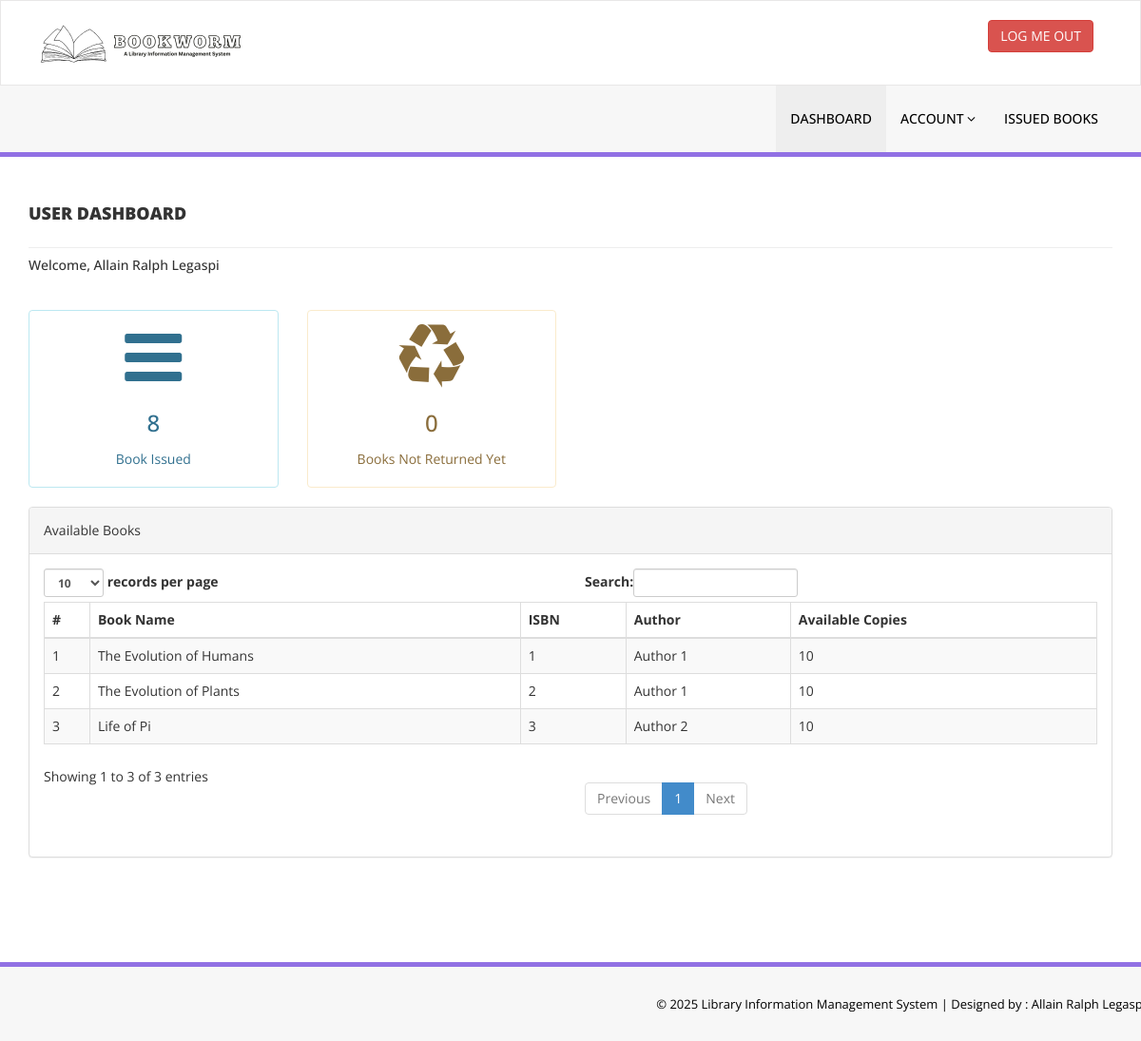
/Library_Management/dashboard.php (signed in), run on the app's committed database.
### tables this page shows
CREATE TABLE `tblstudents` (
  `id` int(11) NOT NULL,
  `StudentId` varchar(100) DEFAULT NULL,
  `FullName` varchar(120) DEFAULT NULL,
  `EmailId` varchar(120) DEFAULT NULL,
  `MobileNumber` char(11) DEFAULT NULL,
  `Password` varchar(120) DEFAULT NULL,
  `Status` int(1) DEFAULT NULL,
  `RegDate` timestamp NULL DEFAULT current_timestamp(),
  `UpdationDate` timestamp NULL DEFAULT NULL ON UPDATE current_timestamp()
);

CREATE TABLE `tblbooks` (
  `id` int(11) NOT NULL,
  `BookName` varchar(255) DEFAULT NULL,
  `CatId` int(11) DEFAULT NULL,
  `AuthorId` int(11) DEFAULT NULL,
  `ISBNNumber` int(11) DEFAULT NULL,
  `BookPrice` int(11) DEFAULT NULL,
  `RegDate` timestamp NULL DEFAULT current_timestamp(),
  `UpdationDate` timestamp NULL DEFAULT NULL ON UPDATE current_timestamp(),
  `Stock` int(11) DEFAULT 0
);

CREATE TABLE `tblauthors` (
  `id` int(11) NOT NULL,
  `AuthorName` varchar(159) DEFAULT NULL,
  `creationDate` timestamp NULL DEFAULT current_timestamp(),
  `UpdationDate` timestamp NULL DEFAULT NULL ON UPDATE current_timestamp()
);

### Library_Management/dashboard.php (the view, shortened to what this page needs)
<?php
include('includes/config.php');
if (strlen($_SESSION['login']) == 0) {
    header('location:index.php');
} else {
    $sid = $_SESSION['stdid'];
    $sql = "SELECT FullName FROM tblstudents WHERE StudentId=:sid";
    $query = $dbh->prepare($sql);
    $query->bindParam(':sid', $sid, PDO::PARAM_STR);
    $query->execute();
    $result = $query->fetch(PDO::FETCH_OBJ);
    $username = $result->FullName;
    ?>
    <!DOCTYPE html>
    <html xmlns="http://www.w3.org/1999/xhtml">
    <head>
        <link href="assets/css/bootstrap.css" rel="stylesheet" />
        <link href="assets/css/font-awesome.css" rel="stylesheet" />
        <link href="assets/css/style.css" rel="stylesheet" />
    </head>
    <body>
        <?php include('includes/header.php'); ?>
        <div class="content-wrapper">
            <div class="container">
                <div class="row pad-botm">
                    <div class="col-md-12">
                        <h4 class="header-line">USER DASHBOARD</h4>
                        <h5>Welcome, <?php echo htmlentities($username); ?></h5>
                    </div>
                </div>
                <div class="row">
                    <div class="col-md-3 col-sm-3 col-xs-6">
                        <div class="alert alert-info back-widget-set text-center">
                            <i class="fa fa-bars fa-5x"></i>
                            <?php
                            $sid = $_SESSION['stdid'];
                            $sql1 = "SELECT id from tblissuedbookdetails where StudentID=:sid";
                            $query1 = $dbh->prepare($sql1);
                            $query1->bindParam(':sid', $sid, PDO::PARAM_STR);
                            $query1->execute();
                            $issuedbooks = $query1->rowCount();
                            ?>
                            <h3><?php echo htmlentities($issuedbooks); ?> </h3>
                            Book Issued
                        </div>
                    </div>
                    <div class="col-md-3 col-sm-3 col-xs-6">
                        <div class="alert alert-warning back-widget-set text-center">
                            <i class="fa fa-recycle fa-5x"></i>
                            <?php
                            $rsts = 0;
                            $sql2 = "SELECT id from tblissuedbookdetails where StudentID=:sid and RetrunStatus=:rsts";
                            $query2 = $dbh->prepare($sql2);
                            $query2->bindParam(':sid', $sid, PDO::PARAM_STR);
                            $query2->bindParam(':rsts', $rsts, PDO::PARAM_STR);
                            $query2->execute();
                            $returnedbooks = $query2->rowCount();
                            ?>
                            <h3><?php echo htmlentities($returnedbooks); ?></h3>
                            Books Not Returned Yet
                        </div>
                    </div>
                </div>
                <div class="row">
                    <div class="col-md-12">
                        <div class="panel panel-default">
                            <div class="panel-heading">
                                Available Books
                            </div>
                            <div class="panel-body">
                                <div class="table-responsive">
                                    <table class="table table-striped table-bordered table-hover" id="dataTables-example">
                                        <thead>
                                            <tr>
                                                <th>#</th>
                                                <th>Book Name</th>
                                                <th>ISBN</th>
                                                <th>Author</th>
                                                <th>Available Copies</th>
                                            </tr>
                                        </thead>
                                        <tbody>
                                            <?php
                                            $sql = "SELECT tblbooks.BookName, tblbooks.ISBNNumber, tblauthors.AuthorName, tblbooks.Stock FROM tblbooks JOIN tblauthors ON tblauthors.id=tblbooks.AuthorId WHERE tblbooks.Stock > 0";
                                            $query = $dbh->prepare($sql);
                                            $query->execute();
                                            $results = $query->fetchAll(PDO::FETCH_OBJ);
                                            $cnt = 1;
                                            if ($query->rowCount() > 0) {
                                                foreach ($results as $result) { ?>
                                                    <tr class="odd gradeX">
                                                        <td class="center"><?php echo htmlentities($cnt); ?></td>
                                                        <td class="center"><?php echo htmlentities($result->BookName); ?></td>
                                                        <td class="center"><?php echo htmlentities($result->ISBNNumber); ?></td>
                                                        <td class="center"><?php echo htmlentities($result->AuthorName); ?></td>
                                                        <td class="center"><?php echo htmlentities($result->Stock); ?></td>
                                                    </tr>
                                                    <?php $cnt++;
                                                }
                                            } ?>
                                        </tbody>
                                    </table>
                                </div>
                            </div>
                        </div>
                    </div>
                </div>
            </div>
        </div>
        <?php include('includes/footer.php'); ?>
    </body>
    </html>
<?php } ?>

### Library_Management/assets/css/style.css (style rules this page uses)
.content-wrapper { margin-top: 40px; min-height:800px; padding-bottom:90px; }
.header-line { font-weight:900; padding-bottom:25px; border-bottom:1px solid #eeeeee; text-transform:uppercase; }
.pad-botm { padding-bottom:30px; }
.back-widget-set { background-color:transparent; }

### data on the page
tblstudents: FullName "Allain Ralph Legaspi"
tblbooks: BookName "The Evolution of Humans", ISBNNumber "1", AuthorId.AuthorName "Author 1", Stock "10"
tblbooks: BookName "The Evolution of Plants", ISBNNumber "2", AuthorId.AuthorName "Author 1", Stock "10"
tblbooks: BookName "Life of Pi", ISBNNumber "3", AuthorId.AuthorName "Author 2", Stock "10"

### other printed values
$issuedbooks "8"
$returnedbooks "0"
